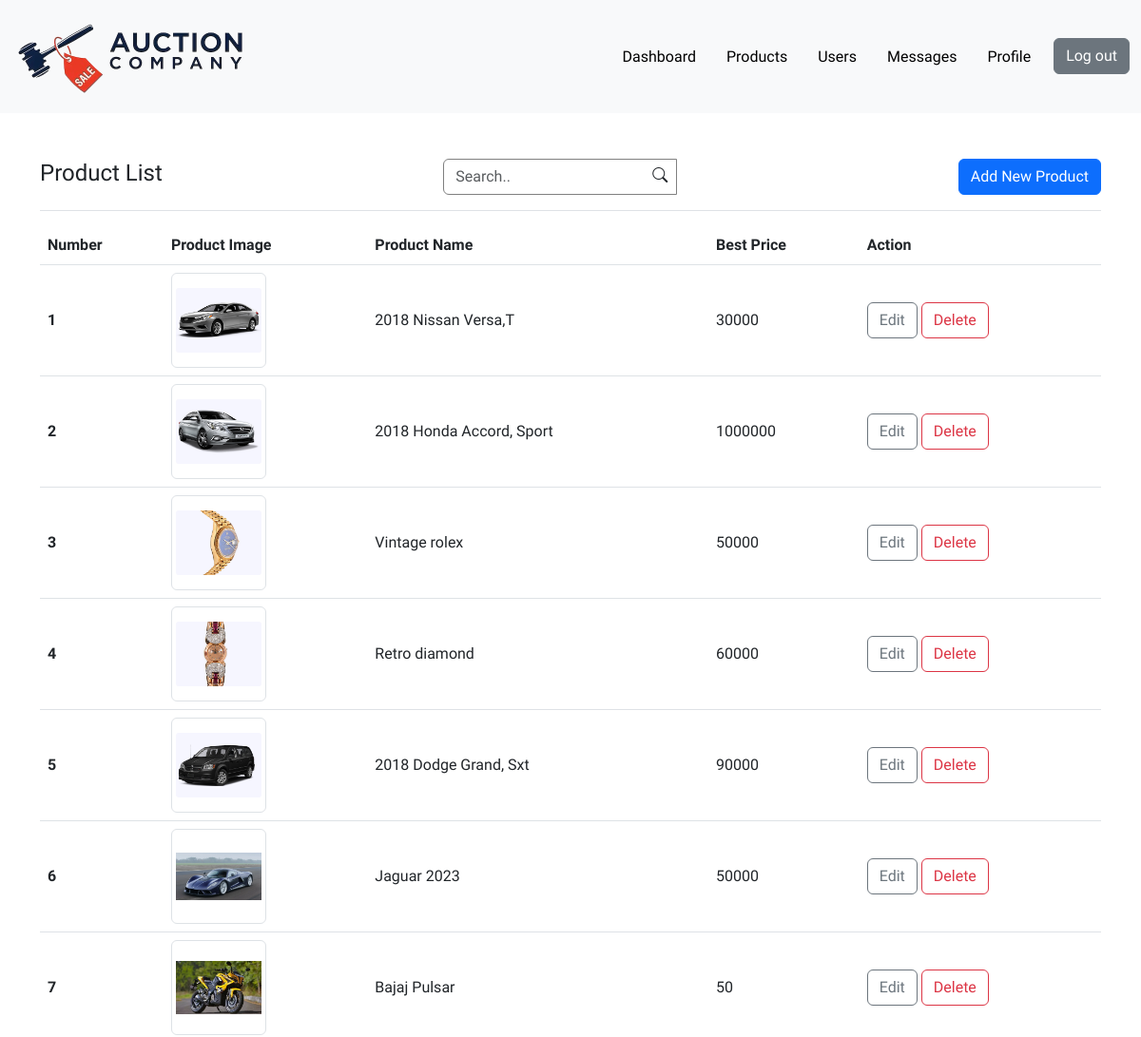
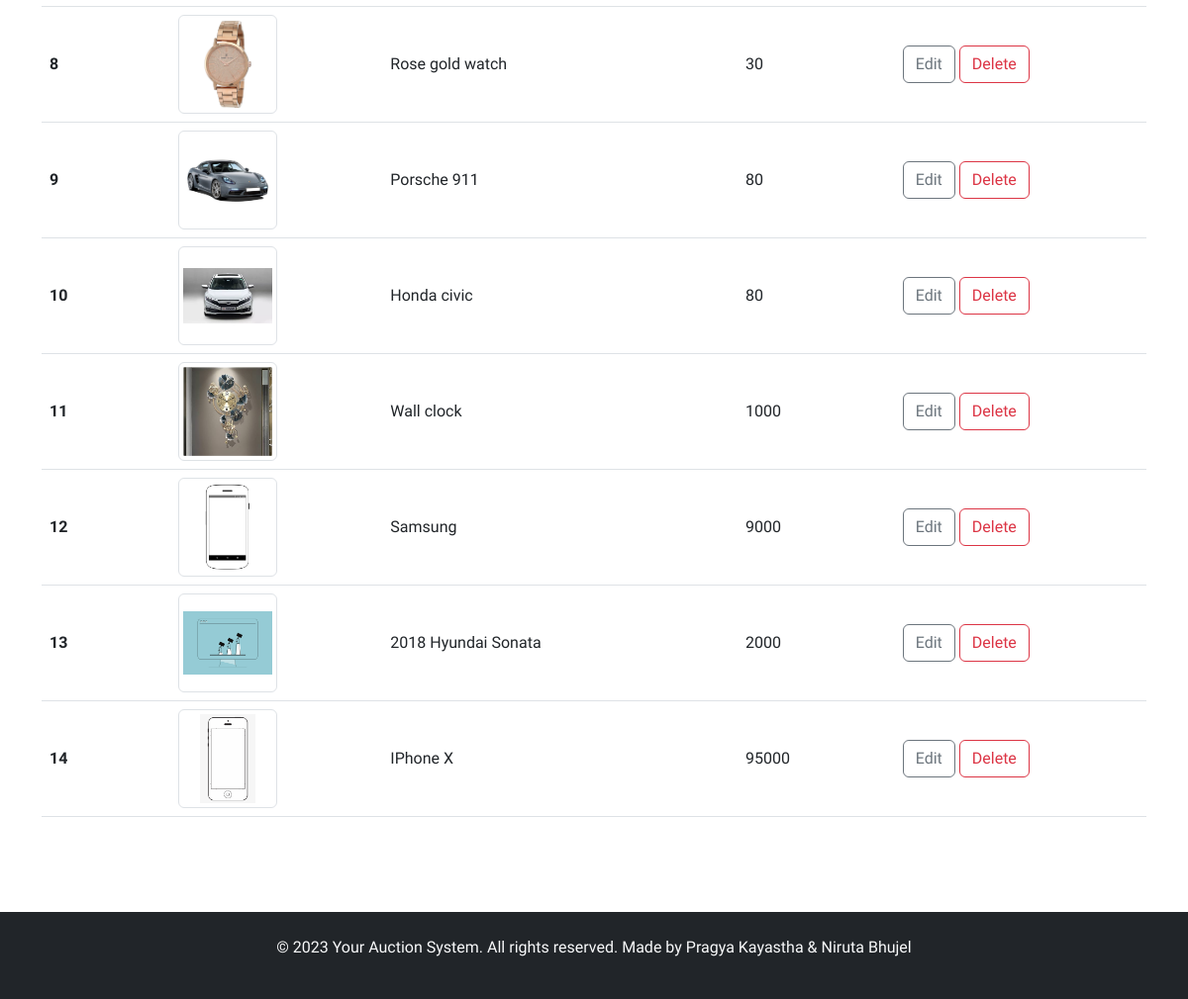
Screenshot of /admin/pages/product-list.php (signed in) with the database file from the repository (2 pictures, top to bottom).
### tables this page shows
CREATE TABLE `products` (
  `id` int(11) NOT NULL,
  `product_image` tinyblob NOT NULL,
  `product_name` varchar(30) NOT NULL,
  `auction_time` datetime NOT NULL,
  `product_price` varchar(30) NOT NULL,
  `starting_bid` bigint(20) NOT NULL,
  `highest_bid` bigint(20) DEFAULT NULL,
  `highest_bid_user_id` bigint(20) DEFAULT NULL,
  `product_description` varchar(255) NOT NULL,
  `created_by` bigint(20) DEFAULT NULL
);

### db/conection.php (called while the page is built, shortened)
<?php
$file_path = '/pragya';
$urlPath = $_SERVER['REQUEST_SCHEME'] . '://' . $_SERVER['HTTP_HOST'];
$base_url = $urlPath . $file_path;

### admin/pages/product-list.php (the view, shortened to what this page needs)
 <?php include '../header.php';
    $query = "SELECT * FROM products";
    $result = mysqli_query($conn, $query);
    $rows = mysqli_fetch_all($result, MYSQLI_ASSOC);
    ?>
<main class="pb-5">
      <?php
      if ($current_user['role'] == 'seller'):
        $query = "SELECT * FROM products WHERE created_by=$current_user_id";
      else:
        $query = "SELECT * FROM products";
      endif;
      $result = mysqli_query($conn, $query);
       if (isset($_GET['s'])):
        $rows = $search_results;
       else:
        $rows = mysqli_fetch_all($result, MYSQLI_ASSOC);
        endif;
         ?>
   <div class="product-form my-5">
     <div class="container">
          <div class="title-wrapper d-flex align-items-center justify-content-between border-bottom
              pb-3 mb-3">
             <h4>Product List</h4>
              <form class="form">
                 <div class="input-group  search-wrapper" >
                  <input name="s" type="text" <?php echo isset($_GET['s']) && $_GET['s'] != '' ? 'value  = '. $_GET['s'] .' ' : ''?> class="form-control " placeholder="Search..">
                  <i class="icon bi bi-search"></i>
                 </div>
             </form>
             <a href="<?php echo $base_url; ?>/admin/pages/product-form.php" class="btn btn-primary">Add New Product</a>
         </div>
         <?php if ($rows) : ?>
            <div class="table-responsive">
             <table class="table table-hover">
                 <thead>
                     <tr>
                         <th scope="col">Number</th>
                         <th scope="col">Product Image</th>
                         <th scope="col">Product Name</th>
                        <th scope="col"> Best Price</th>
                         <th scope="col">Action</th>
                     </tr>
                 </thead>
                 <tbody>
                     <?php $i = 1;
                        foreach ($rows as $row) {
                            $imageURL = '../uploads/' . $row["product_image"];
                        ?>
                         <tr>
                             <th scope="row"><?php echo $i; ?></th>
                             <td>
                                 <img class="img-fluid img-thumbnail" width="100" src="<?php echo $imageURL; ?>" alt="">
                             </td>
                             <td><?php echo $row['product_name'] ?></td>
                             <td><?php echo $row['starting_bid'] ?></td>
                             <td style="white-space:nowrap"><a href="product-form.php?id=<?php echo $row['id'] ?>" class="btn btn-outline-secondary">Edit</a>
                                 <a data-bs-toggle="modal" data-bs-target="#deleteConfirmModal" href="?id=<?php echo $row['id'] ?>" class="btn btn-outline-danger modal-trigger">Delete</a>
                             </td>
                         </tr>
                     <?php $i++;
                        } ?>
                 </tbody>
             </table>
            </div>
         <?php else :
            if (isset($_GET['s'])):
            ?>
            <h3 class="text-center text-muted">Product not found.</h3>
            <?php else: ?>
            <h5 class="text-center my-5">No products found. Please add products to list here.</h5>
             <?php endif; endif; ?>
        </div>
   </div>
</main>
 <?php include '../footer.php'; ?>

### admin/admin-style.css (style rules this page uses)
* { padding: 0; margin: 0; }
body { position: relative; min-height: 100vh; padding-bottom: 72px; font-family: 'Tektur', cursive; }
table { vertical-align: middle !important; }
table th { white-space: nowrap; }
table img { height: 100px !important; object-fit: contain; }
.search-wrapper { position:relative }
.search-wrapper input { border: 1px solid grey; }
.search-wrapper .icon { position:absolute; right: 10px; top: 6px; z-index: 5; }

### rows the page displays
products: product_image (picture), product_name "2018 Nissan Versa,T", starting_bid "30000"
products: product_image (picture), product_name "2018 Honda Accord, Sport", starting_bid "1000000"
products: product_image (picture), product_name "Vintage rolex", starting_bid "50000"
products: product_image (picture), product_name "Retro diamond", starting_bid "60000"
products: product_image (picture), product_name "2018 Dodge Grand, Sxt", starting_bid "90000"
products: product_image (picture), product_name "Jaguar 2023", starting_bid "50000"
products: product_image (picture), product_name "Bajaj Pulsar", starting_bid "50"
products: product_image (picture), product_name "Rose gold watch", starting_bid "30"
products: product_image (picture), product_name "Porsche 911", starting_bid "80"
products: product_image (picture), product_name "Honda civic", starting_bid "80"
products: product_image (picture), product_name "Wall clock", starting_bid "1000"
products: product_image (picture), product_name "Samsung", starting_bid "9000"
products: product_image (picture), product_name "2018 Hyundai Sonata", starting_bid "2000"
products: product_image (picture), product_name "IPhone X", starting_bid "95000"
